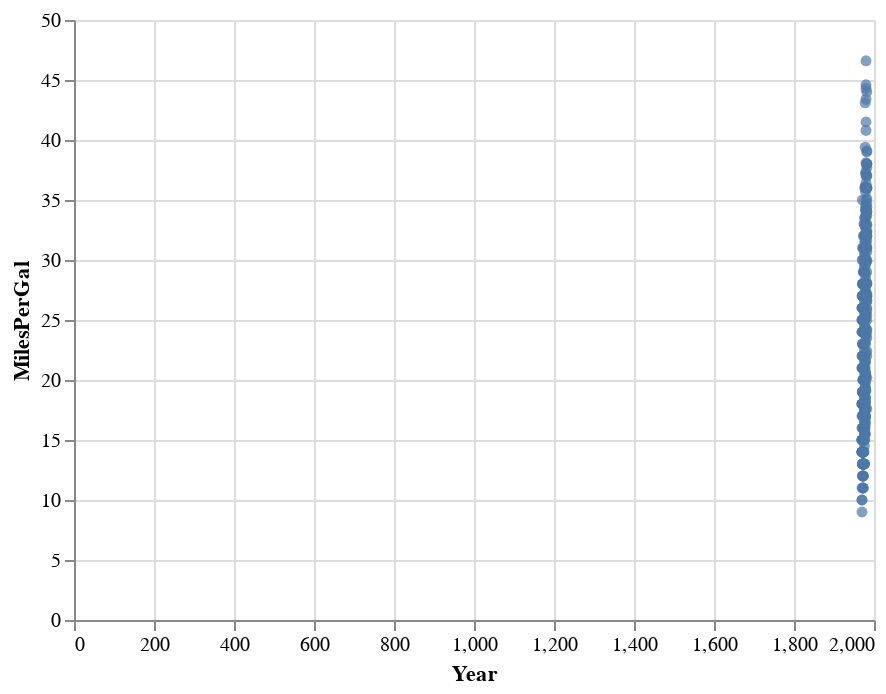

Write notebook code for a chart like this one.
### Code cell
displays[0]

### Figure 1 — Vega-Lite specification as saved in the notebook (floating-point values rounded to 4 significant figures; data arrays with more than 128 entries replaced by an {"elided": "..."} marker saying what was removed)
{"$schema": "https://vega.github.io/schema/vega-lite/v3.4.0.json", "config": {"mark": {"tooltip": {"content": "encoding"}}, "view": {"height": 300, "width": 400}}, "data": {"name": "data-72fe08951b86c7df8ecf6ef5a2b30a0a"}, "datasets": {"data-72fe08951b86c7df8ecf6ef5a2b30a0a": {"elided": "392 records"}}, "encoding": {"x": {"field": "Year", "type": "quantitative"}, "y": {"field": "MilesPerGal", "type": "quantitative"}}, "mark": "circle", "selection": {"selector025": {"bind": "scales", "encodings": ["x", "y"], "type": "interval"}}}
